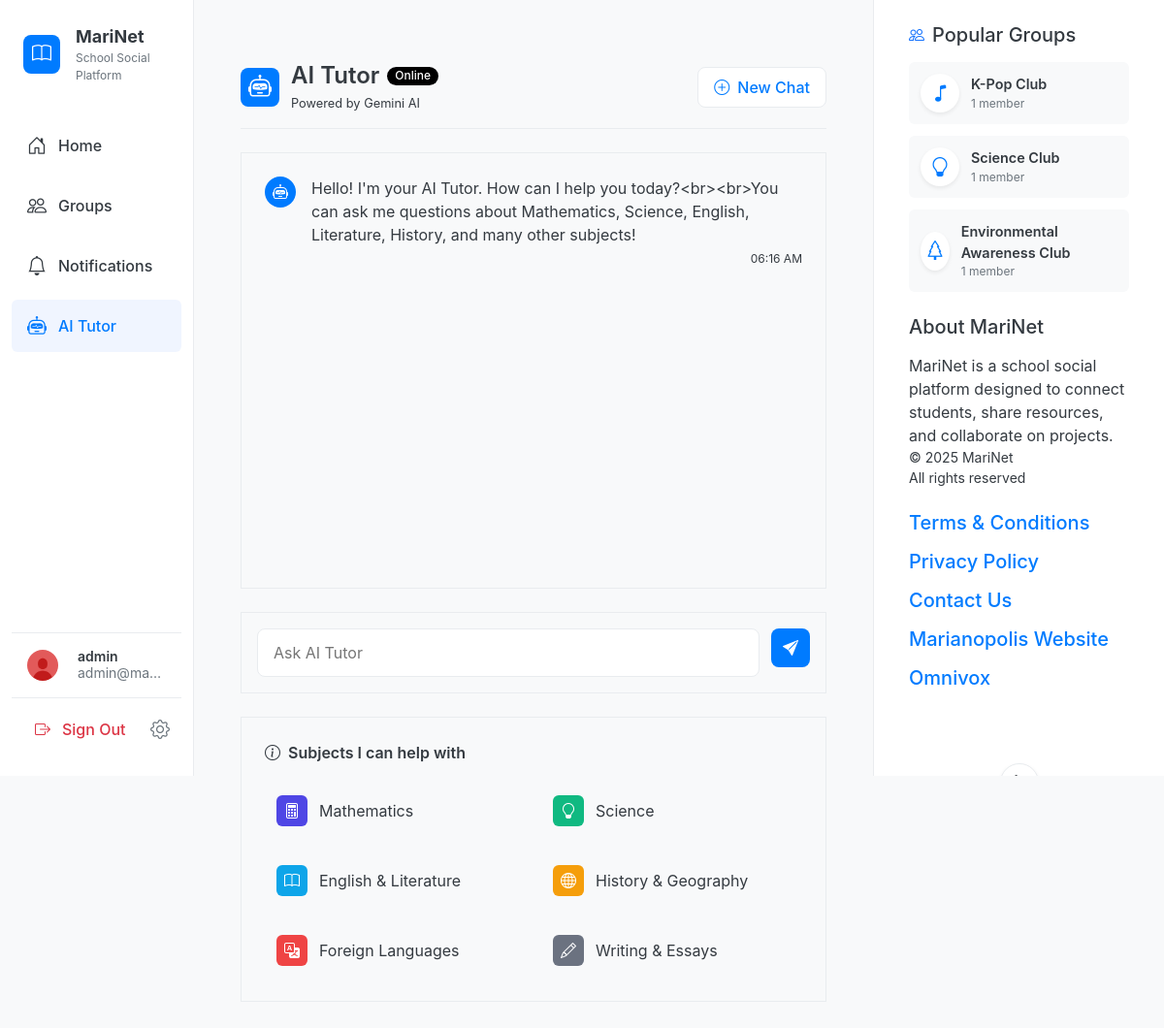
/ai-tutor (signed in), run on an earlier commit of the app's database.
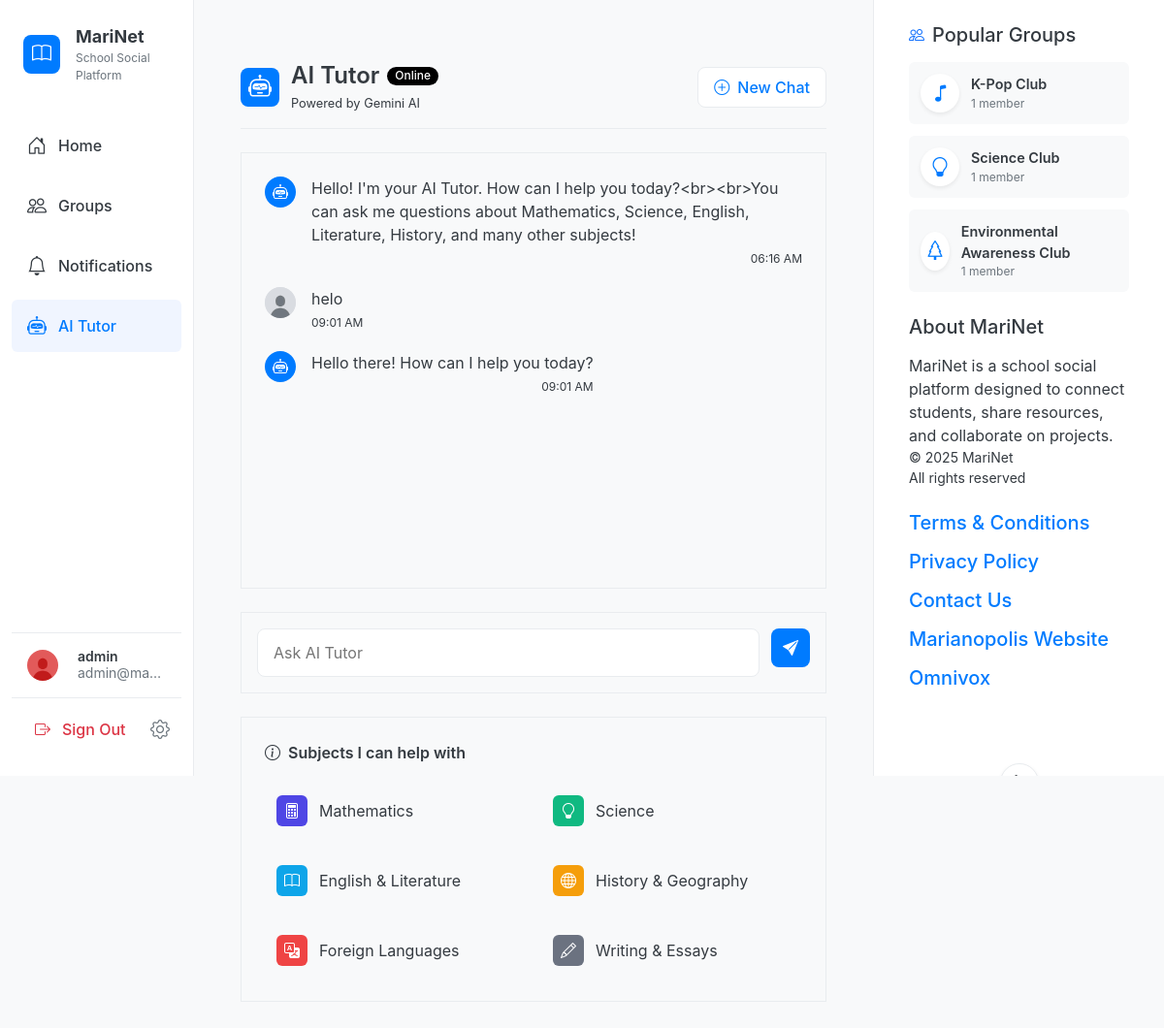
And on a later commit of the database.
### app.py (models this page shows, shortened)
class AiMessage(db.Model):
    id = db.Column(db.String(36), primary_key=True, default=lambda: str(uuid.uuid4()))
    conversation_id = db.Column(db.String(36), db.ForeignKey('ai_conversation.id'), nullable=False)
    content = db.Column(db.Text, nullable=False)
    is_user = db.Column(db.Boolean, default=True)  # True for user message, False for AI response
    created_at = db.Column(db.DateTime, default=get_est_time)

class Group(db.Model):
    id = db.Column(db.String(36), primary_key=True, default=lambda: str(uuid.uuid4()))
    name = db.Column(db.String(100), nullable=False)
    description = db.Column(db.Text, nullable=True)
    icon = db.Column(db.String(50), nullable=False, default='people')
    created_at = db.Column(db.DateTime, default=get_est_time)
    created_by = db.Column(db.String(36), db.ForeignKey('user.id'), nullable=False)
    posts = db.relationship('GroupPost', backref='group', lazy=True)
    @property
    def members_count(self):
        return self.members.count()

### routes.py (the view, shortened to what this page needs)
@app.route('/ai-tutor')
@login_required
def ai_tutor():
    conversation = AiConversation.query.filter_by(user_id=current_user.id).order_by(AiConversation.created_at.desc()).first()
    messages = conversation.messages
    return render_template('ai_tutor.html', messages=messages, conversation=conversation)

### app.py (called while the page is built)
@app.context_processor
def inject_popular_groups():
    def get_popular_groups(limit=3):
        groups = Group.query.all()
        groups_sorted = sorted(
            groups,
            key=lambda g: g.members.count(),  # This properly counts the members
            reverse=True
        )
        return groups_sorted[:limit]
    return dict(get_popular_groups=get_popular_groups)

@login_manager.user_loader
def load_user(user_id):
    return User.query.get(user_id)

@app.template_filter('nl2br')
def nl2br(text):
    if not text:
        return ""
    return text.replace('\n', '<br>')

### templates/ai_tutor.html (shortened to what this page needs)
{% extends "base.html" %}
{% block head %}
<link rel="stylesheet" href="https://cdn.jsdelivr.net/npm/bootstrap-icons@1.8.0/font/bootstrap-icons.css">
<link rel="stylesheet" href="{{ url_for('static', filename='css/ai_tutor.css') }}?v=1.0.3">
{% endblock %}
{% block content %}
<div class="tutor-wrapper">
    <div class="tutor-header">
        <div class="tutor-title-container">
            <div class="robot-icon"><i class="bi bi-robot"></i></div>
            <div class="tutor-info">
                <h1>AI Tutor <span class="online-badge">Online</span></h1>
                <div class="powered-by">Powered by Gemini AI</div>
            </div>
        </div>
        <button class="new-chat-button" id="clearChat">
            <i class="bi bi-plus-circle"></i> New Chat
        </button>
    </div>
    <div class="chat-container" id="chatContainer">
        {% for message in messages %}
            <div class="message-wrapper {% if message.is_user %}user-message{% else %}ai-message{% endif %}">
                <div class="message-icon">
                    {% if message.is_user %}
                        <img src="/static/default_avatar.jpg" alt="test3" class="avatar-sm rounded-circle">
                    {% else %}
                        <i class="bi bi-robot"></i>
                    {% endif %}
                </div>
                <div class="message-body">
                    <div class="message-content markdown-content">
                        {% if message.is_user %}
                            {{ message.content|nl2br }}
                        {% else %}
                            {{ message.content|trim|nl2br }}
                        {% endif %}
                    </div>
                    <div class="message-time">
                        {{ message.created_at.strftime('%I:%M %p') }}
                    </div>
                </div>
            </div>
        {% endfor %}
    </div>
    <div class="input-container">
        <form autocomplete="off" id="messageForm">
            <input
                type="text"
                id="messageInput"
                placeholder="Ask AI Tutor"
                required
                class="message-input"
            >
            <button type="submit" id="sendButton" class="send-button">
                <i class="bi bi-send-fill"></i>
            </button>
        </form>
    </div>
    <div class="subjects-container">
        <div class="subjects-title">
            <i class="bi bi-info-circle"></i> Subjects I can help with
        </div>
        <div class="subjects-list">
            <div class="subject-item">
                <i class="bi bi-calculator"></i>
                <span>Mathematics</span>
            </div>
            <div class="subject-item">
                <i class="bi bi-lightbulb"></i>
                <span>Science</span>
            </div>
            <div class="subject-item">
                <i class="bi bi-book"></i>
                <span>English & Literature</span>
            </div>
            <div class="subject-item">
                <i class="bi bi-globe"></i>
                <span>History & Geography</span>
            </div>
            <div class="subject-item">
                <i class="bi bi-translate"></i>
                <span>Foreign Languages</span>
            </div>
            <div class="subject-item">
                <i class="bi bi-pencil"></i>
                <span>Writing & Essays</span>
            </div>
        </div>
    </div>
</div>
{% endblock %}

### templates/base.html (shortened to what the changed rows need)
<!DOCTYPE html>
<html lang="en">
<head>
    <link href="https://cdn.jsdelivr.net/npm/bootstrap@5.3.0-alpha1/dist/css/bootstrap.min.css" rel="stylesheet">
    <link rel="stylesheet" href="https://cdn.jsdelivr.net/npm/bootstrap-icons@1.8.0/font/bootstrap-icons.css">
    <link rel="stylesheet" href="{{ url_for('static', filename='css/style.css') }}">
    {% block head %}{% endblock %}
</head>
<body>
    <div class="container-fluid">
        <div class="row">
            <div class="col-md-{% if current_user.is_authenticated %}6{% else %}12{% endif %} col-lg-{% if current_user.is_authenticated %}7{% else %}12{% endif %} main-content">
                {% block content %}{% endblock %}
            </div>
            {% if current_user.is_authenticated %}
            <div class="col-md-3 col-lg-3 right-sidebar-container">
                <div class="right-sidebar p-4">
                    <div class="popular-groups mb-4">
                        <div class="group-list">
                            {% for group in get_popular_groups() %}
                                <a href="{{ url_for('groups', group_id=group.id) }}" class="group-item">
                                    <div class="group-icon">
                                        <i class="bi bi-{{ group.icon }}"></i>
                                    </div>
                                    <div class="group-info">
                                        <div class="group-name">{{ group.name }}</div>
                                        <div class="group-members">{{ group.members_count }} member{{ 's' if group.members_count != 1 else '' }}</div>
                                    </div>
                                </a>
                            {% else %}
                                <div class="text-muted small">No groups available</div>
                            {% endfor %}
                        </div>
                    </div>
                </div>
            </div>
            {% endif %}
        </div>
    </div>
</body>
</html>

What changed in the data, as far as the page shows it:
added AiMessage: is_user True (drawn), content "helo", created_at "09:01 AM"
added AiMessage: is_user False (drawn), content "Hello there! How can I help you today?", created_at "09:01 AM"
